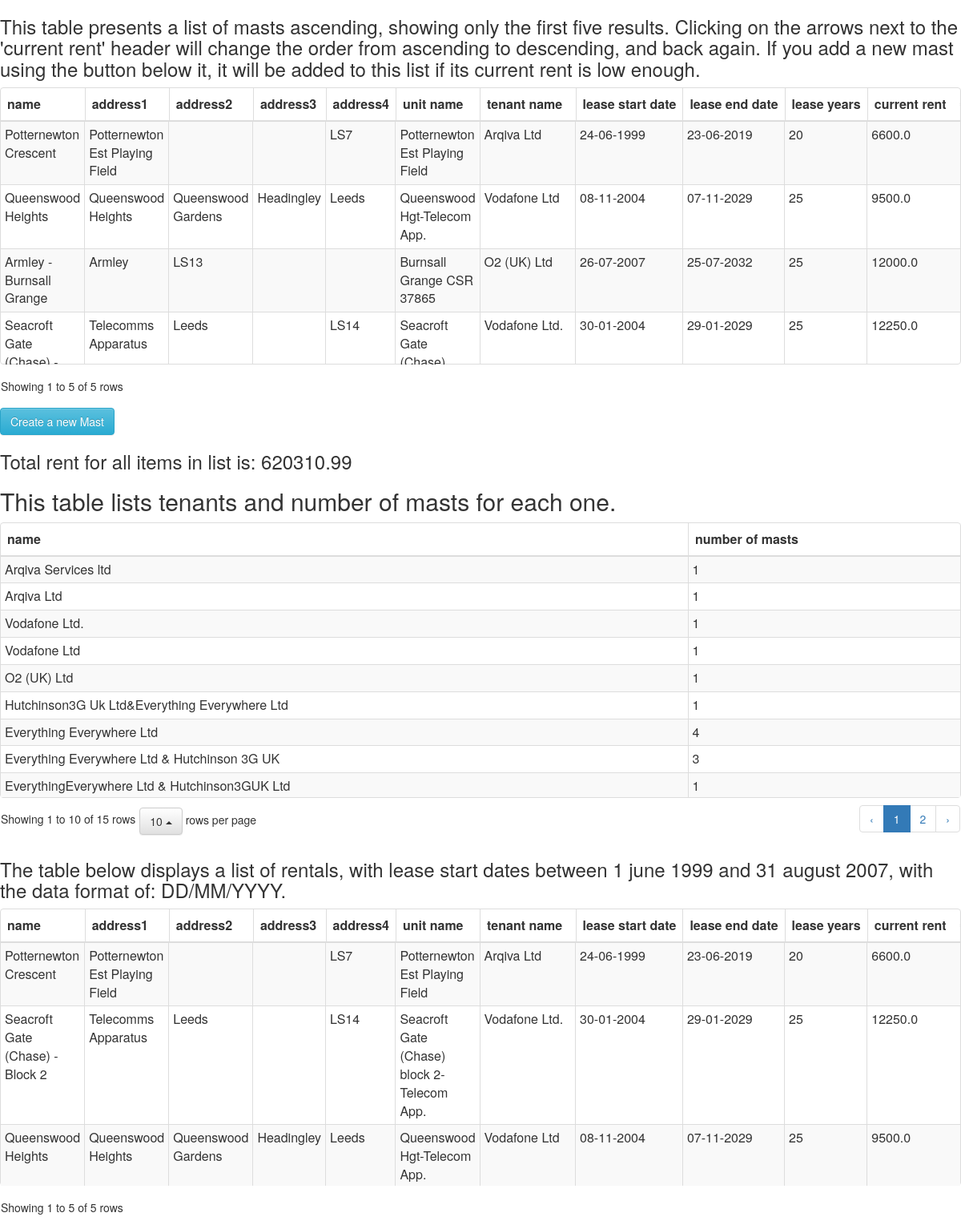
/masts/, run on the app's committed database.
### mast_app/models.py (models this page shows)
class CsvData(models.Model):
	name = models.CharField(max_length=30)
	address1 = models.CharField(max_length=30)
	address2 = models.CharField(max_length=30)
	address3 = models.CharField(max_length=30)
	address4 = models.CharField(max_length=30)
	unit_name = models.CharField(max_length=30)
	tenant_name = models.CharField(max_length=30)
	lease_start_date = models.CharField(max_length=30, null=True)
	lease_end_date = models.CharField(max_length=30, null=True)
	lease_years = models.IntegerField(null=True)
	current_rent = models.FloatField(null=True)
	def get_start_date(self):
		start_date = datetime.strptime(self.lease_start_date, '%d-%m-%Y')
		return start_date

### mast_app/views.py (the view)
# urls.py: url(r'^', views.index, name='index')
def index(request):
	sample_data = CsvData.objects.all().first()
	if any(c.isalpha() for c in sample_data.lease_start_date):
		for tenant in tenants:
			monthToNum(tenant)
	if request.method == "POST":
		form = MastForm(request.POST)
		if form.is_valid():
			print("is valid")
			mast = form.save()
			return redirect('/masts/')
	else:
		form = MastForm()
	rent_ascending = CsvData.objects.order_by('current_rent')[:5]
	total_rent = CsvData.objects.aggregate(Sum('current_rent'))
	total_rent_value = total_rent.get('current_rent__sum')
	tenants = get_masts()
	dictionary = {}
	for tenant in tenants:
		number_of_masts = 0
		for other_tenants in tenants:
			if other_tenants.tenant_name == tenant.tenant_name:
				number_of_masts += 1
		dictionary[tenant.tenant_name] = number_of_masts
	start = datetime.strptime('01-06-1999', '%d-%m-%Y')
	end = datetime.strptime('31-08-2007', '%d-%m-%Y')
	rental_dates = list(filter(lambda x: x.get_start_date() > start and x.get_start_date() < end, get_masts()))
	context = {
		'form':form,
		'rent_ascending':rent_ascending,
		'total_rent_value':total_rent_value,
		'rental_dates':rental_dates,
		'dictionary':dictionary,
	}
	return render(request, 'masts/index.html', context)

### mast_app/views.py (called while the page is built)
def get_masts():
	masts = CsvData.objects.all()
	return masts

### mast_app/templates/masts/index.html (shortened to what this page needs)
{% load staticfiles %}
<html>
	<link rel="stylesheet" href="//maxcdn.bootstrapcdn.com/bootstrap/3.2.0/css/bootstrap.min.css">
	<link rel="stylesheet" href="//maxcdn.bootstrapcdn.com/bootstrap/3.2.0/css/bootstrap-theme.min.css">
	<link rel="stylesheet" href="{% static 'css/bootstrap-table.css' %}">
	<body>
		<div>
		<span><h3>This table presents a list of masts ascending, showing only the first five results. Clicking
		on the arrows next to the 'current rent' header will change the order from ascending to descending, and
		back again. If you add a new mast using the button below it, it will be added to this list if its current rent is low enough.</h3></span>
		 <table id="table" data-toggle="table" data-classes="table table-condensed" data-striped="true" data-pagination="true" data-height="400" data-mobile-responsive="true">
		 	<thead>
		 		<tr>
		 			<th>name</th>
		 			<th>address1</th>
		 			<th>address2</th>
		 			<th>address3</th>
		 			<th>address4</th>
		 			<th>unit name</th>
		 			<th>tenant name</th>
		 			<th>lease start date</th>
		 			<th>lease end date</th>
		 			<th>lease years</th>
		 			<th data-sortable="true">current rent</th>
		 		</tr>
		 	</thead>
		 	<tbody>
		 	{% for tenant in rent_ascending %}
		 		<tr>
		 			<td>{{tenant.name}}</td>
		 			<td>{{tenant.address1}}</td>
		 			<td>{{tenant.address2}}</td>
		 			<td>{{tenant.address3}}</td>
		 			<td>{{tenant.address4}}</td>
		 			<td>{{tenant.unit_name}}</td>
		 			<td>{{tenant.tenant_name}}</td>
		 			<td>{{tenant.lease_start_date}}</td>
		 			<td>{{tenant.lease_end_date}}</td>
		 			<td>{{tenant.lease_years}}</td>
		 			<td>{{tenant.current_rent}}</td>
		 		</tr>
		 	{% endfor %}
		 	</tbody>
		 	</table>
		<button type="button" id="create" class="btn btn-info"> Create a new Mast</button>
		 <span><h3>Total rent for all items in list is: {{total_rent_value}}</h3></span>
		 <h2>This table lists tenants and number of masts for each one.</h2>
		 <table id="table" data-toggle="table" data-classes="table table-condensed" data-striped="true" data-pagination="true" data-height="400" data-mobile-responsive="true">
		 	<thead>
		 		<tr>
		 			<th>name</th>
		 			<th>number of masts</th>
		 		</tr>
		 	</thead>
		 	<tbody>
 			{% for key,value in dictionary.items %}
 				<tr>
 					<td>{{key}}</td>
 					<td>{{value}}</td>
		 		</tr>
		 	{% endfor %}
		 	</tbody>
		 </table>
		 <span><h3>The table below displays a list of rentals, with lease start dates between 1 june 1999 and 31 august 2007, with the data format of: DD/MM/YYYY.</h3></span>
		 <table id="table" data-toggle="table" data-classes="table table-condensed" data-striped="true" data-pagination="true" data-height="400" data-mobile-responsive="true">
		 	<thead>
		 		<tr>
		 			<th>name</th>
		 			<th>address1</th>
		 			<th>address2</th>
		 			<th>address3</th>
		 			<th>address4</th>
		 			<th>unit name</th>
		 			<th>tenant name</th>
		 			<th>lease start date</th>
		 			<th>lease end date</th>
		 			<th>lease years</th>
		 			<th data-sortable="true">current rent</th>
		 		</tr>
		 	</thead>
		 	<tbody>
		 	{% for tenant in rental_dates %}
		 		<tr>
		 			<td>{{tenant.name}}</td>
		 			<td>{{tenant.address1}}</td>
		 			<td>{{tenant.address2}}</td>
		 			<td>{{tenant.address3}}</td>
		 			<td>{{tenant.address4}}</td>
		 			<td>{{tenant.unit_name}}</td>
		 			<td>{{tenant.tenant_name}}</td>
		 			<td>{{tenant.lease_start_date}}</td>
		 			<td>{{tenant.lease_end_date}}</td>
		 			<td>{{tenant.lease_years}}</td>
		 			<td>{{tenant.current_rent}}</td>
		 		</tr>
		 	{% endfor %}
		 	</tbody>
		 	</table>
		</div>
	</body>
</html>

### data on the page
CsvData: name "Potternewton Crescent", address1 "Potternewton Est Playing Field", address4 "LS7", unit_name "Potternewton Est Playing Field", tenant_name "Arqiva Ltd", lease_start_date "24-06-1999", lease_end_date "23-06-2019", lease_years "20", current_rent "6600.0", dictionary "Arqiva Ltd"
CsvData: name "Queenswood Heights", address1 "Queenswood Heights", address2 "Queenswood Gardens", address3 "Headingley", address4 "Leeds", unit_name "Queenswood Hgt-Telecom App.", tenant_name "Vodafone Ltd", lease_start_date "08-11-2004", lease_end_date "07-11-2029", lease_years "25", current_rent "9500.0", dictionary "Vodafone Ltd"
CsvData: name "Armley - Burnsall Grange", address1 "Armley", address2 "LS13", unit_name "Burnsall Grange CSR 37865", tenant_name "O2 (UK) Ltd", lease_start_date "26-07-2007", lease_end_date "25-07-2032", lease_years "25", current_rent "12000.0", dictionary "O2 (UK) Ltd"
CsvData: name "Seacroft Gate…", address1 "Telecomms Apparatus", address2 "Leeds", address4 "LS14", unit_name "Seacroft Gate…", tenant_name "Vodafone Ltd.", lease_start_date "30-01-2004", lease_end_date "29-01-2029", lease_years "25", current_rent "12250.0", dictionary "Vodafone Ltd.", name "Seacroft Gate (Chase) - Block 2", unit_name "Seacroft Gate (Chase) block 2-Telecom App."
CsvData: dictionary "Arqiva Services ltd"
CsvData: dictionary "Hutchinson3G Uk Ltd&Everything Everywhere Ltd"
CsvData: dictionary "Everything Everywhere Ltd"
CsvData: dictionary "Everything Everywhere Ltd & Hutchinson 3G UK"
CsvData: dictionary "EverythingEverywhere Ltd & Hutchinson3GUK Ltd"

### other printed values
{{ total_rent_value }} "620310.99"
{{ value }} "1" "1" "1" "1" "1" "1" "4" "3" "1"
